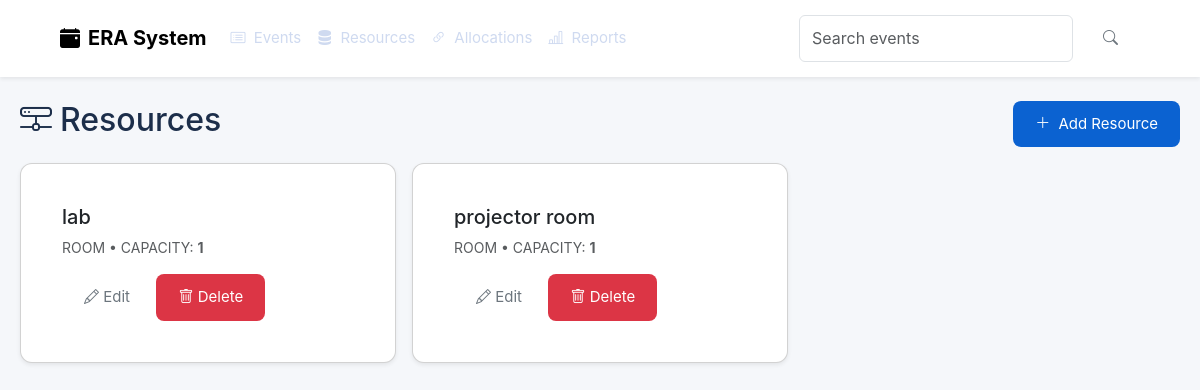
Page /resources/ on the committed database.
### app/models.py (models this page shows)
class Resource(db.Model):
    __tablename__ = 'resource'
    resource_id = db.Column(db.Integer, primary_key=True)
    resource_name = db.Column(db.String(255), nullable=False)
    resource_type = db.Column(db.String(80))
    capacity = db.Column(db.Integer, default=1)
    allocations = db.relationship('EventResourceAllocation', back_populates='resource', cascade='all, delete-orphan')

### app/resource/routes.py (the view)
@bp.route('/')
def list_resources():
    resources = Resource.query.order_by(Resource.resource_name).all()
    return render_template('resource/list.html', resources=resources)

### app/templates/resource/list.html
{% extends 'base.html' %}
{% block content %}
<div class="d-flex justify-content-between align-items-center mb-3">
  <h2><i class="bi bi-hdd-network me-2"></i>Resources</h2>
  <a class="btn btn-primary" href="/resources/create"><i class="bi bi-plus-lg me-1"></i> Add Resource</a>
</div>
<div class="row g-3">
  {% for r in resources %}
  <div class="col-md-4">
    <div class="card h-100 shadow-sm">
      <div class="card-body">
        <h5 class="card-title">{{ r.resource_name }}</h5>
        <p class="card-text small text-muted text-uppercase">{{ r.resource_type }} • Capacity: <strong>{{ r.capacity }}</strong></p>
        <a class="btn btn-sm btn-outline-secondary" href="/resources/{{r.resource_id}}/edit"><i class="bi bi-pencil"></i> Edit</a>
        <form method="post" action="/resources/{{r.resource_id}}/delete" style="display:inline">
          <button class="btn btn-sm btn-danger"><i class="bi bi-trash"></i> Delete</button>
        </form>
      </div>
    </div>
  </div>
  {% endfor %}
</div>
{% endblock %}

### app/static/css/style.css (style rules this page uses)
body { margin:0;font-family:Inter,sans-serif;background:#f5f7fa;color:#1c2e4a; }
.btn { padding:12px 22px;border-radius:8px;border:0;font-size:15px;cursor:pointer; }
.btn-primary { background:#0b62d1;color:#fff; }
.card { background:#fff;padding:25px;border-radius:12px;box-shadow:0 4px 12px rgba(0,0,0,.08); }
.card { transition: transform .18s ease, box-shadow .18s ease; }
.btn { transition: transform .12s ease, box-shadow .12s ease; }

### rows in the picture
Resource: resource_name "lab", resource_type "ROOM", capacity "1"
Resource: resource_name "projector room", resource_type "ROOM", capacity "1"
